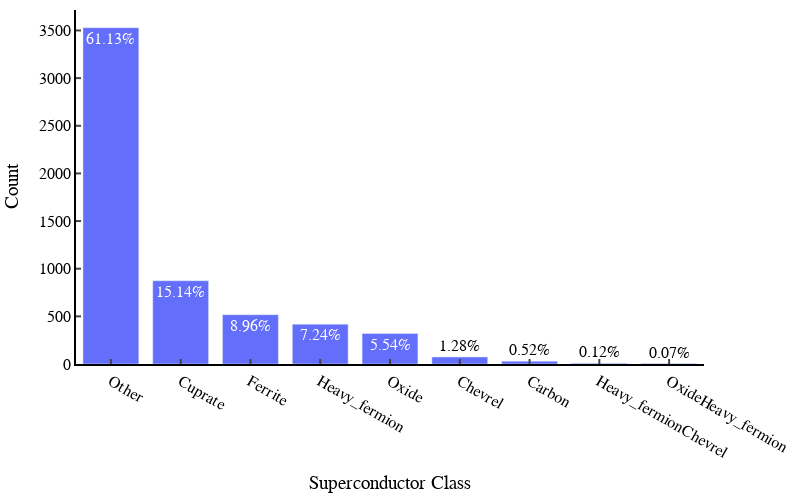

Write notebook code for a chart like this one.
### Code cell
import plotly.express as px

# Get the count of each unique sc_class
sc_class_counts = df_MP['sc_class'].value_counts()
precentages = df_MP['sc_class'].value_counts()/len(df_MP['sc_class'])*100

# Create a bar plot
data = [go.Bar(x=sc_class_counts.index,
               y=sc_class_counts.values,
               text= [f'{x:.2f}%' for x in precentages],
               textposition='auto')]

# Create the layout
layout = go.Layout(xaxis=dict(title="Superconductor Class", showline=True, linewidth=2, linecolor='black',
                              ticks='inside', tickwidth=2, ticklen=5),
                   yaxis=dict(title="Count", showline=True, linewidth=2, linecolor='black',
                              ticks='inside', tickwidth=2, ticklen=5), 
                   width=800,
                   height=500,
                   plot_bgcolor='white',
                   paper_bgcolor='white', 
                   font=dict(family='Helvetica', size=16, color='black'),
                   margin=dict(l=10, r=10, b=10, t=10))

# Create the figure
fig = go.Figure(data=data, layout=layout)

# Show the figure
fig.show()

### Figure 1 — Plotly figure (JSON) as saved in the notebook; plotly's stock layout.template omitted (floating-point values rounded to 4 significant figures)
{"data": [{"text": ["61.13%", "15.14%", "8.96%", "7.24%", "5.54%", "1.28%", "0.52%", "0.12%", "0.07%"], "textposition": "auto", "type": "bar", "x": ["Other", "Cuprate", "Ferrite", "Heavy_fermion", "Oxide", "Chevrel", "Carbon", "Heavy_fermionChevrel", "OxideHeavy_fermion"], "y": [3529, 874, 517, 418, 320, 74, 30, 7, 4]}], "layout": {"font": {"color": "black", "family": "Helvetica", "size": 16}, "height": 500, "margin": {"b": 10, "l": 10, "r": 10, "t": 10}, "paper_bgcolor": "white", "plot_bgcolor": "white", "width": 800, "xaxis": {"linecolor": "black", "linewidth": 2, "showline": true, "ticklen": 5, "ticks": "inside", "tickwidth": 2, "title": {"text": "Superconductor Class"}}, "yaxis": {"linecolor": "black", "linewidth": 2, "showline": true, "ticklen": 5, "ticks": "inside", "tickwidth": 2, "title": {"text": "Count"}}}}
